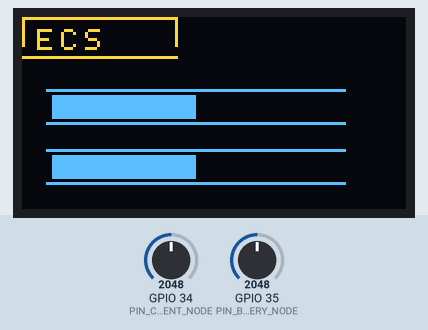
This sketch was run on a simulated ESP32. Shown: 128×64 one-colour display. Wiring (from diagram.json): SSD1306 OLED at I2C address 0x3C. The test bench sets the inputs (shaded band); at power-on: GPIO 34 (PIN_CURRENT_NODE) = 2048, GPIO 35 (PIN_BATTERY_NODE) = 2048 (analog values on the 0–4095 scale). The OLED is the two-colour kind (top 16 rows yellow); what the sketch prints to the serial monitor is not drawn.

Above: at 1.4 s.
1.5 s: GPIO 34 (PIN_CURRENT_NODE) set to 2866
At 2.9 s:
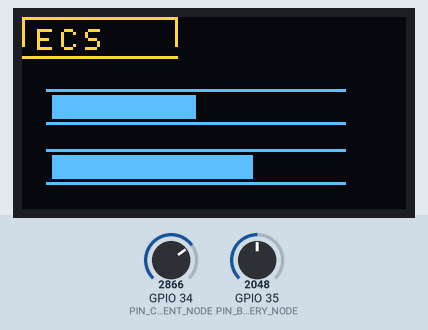
3.4 s: GPIO 34 (PIN_CURRENT_NODE) set to 3603
At 4.7 s:
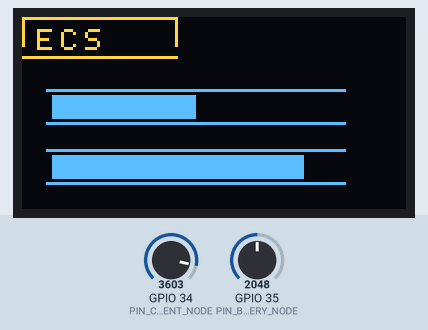
5.3 s: GPIO 34 (PIN_CURRENT_NODE) set to 4095
At 6.6 s:
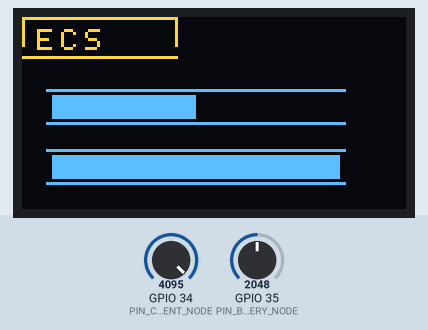
7.1 s: GPIO 34 (PIN_CURRENT_NODE) set to 1228
At 8.5 s:
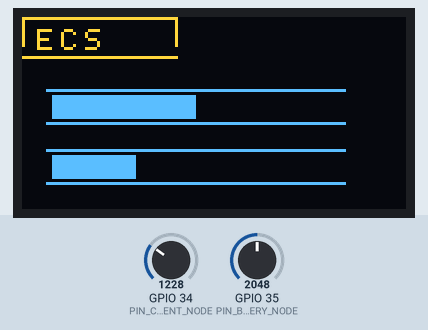
9.0 s: GPIO 34 (PIN_CURRENT_NODE) set to 491
At 10.4 s:
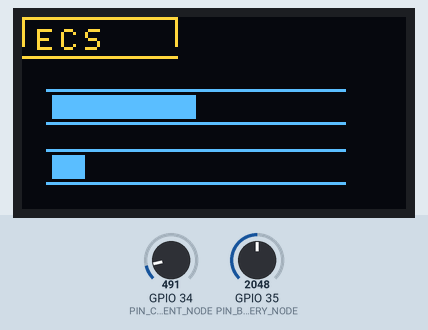
10.8 s: GPIO 34 (PIN_CURRENT_NODE) set to 88
At 12.2 s:
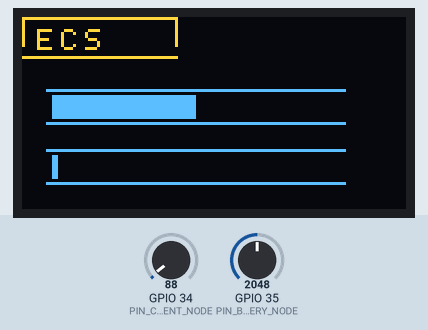
Timing chart, 0 to 13.6 s (numbered marks = the images above; inputs shaded):
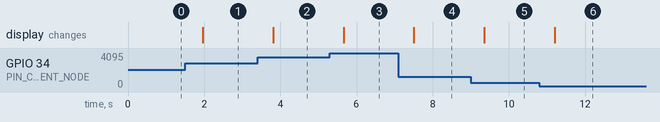

The sketch:

sketch.ino
```cpp
#include <Wire.h>

// Logic-only Wokwi test. Sliders synthesize ADC-node values; they are NOT an
// ACS712 breakout, resistor divider, battery, relay, buck module, or motor.
constexpr int PIN_CURRENT_NODE = 34;
constexpr int PIN_BATTERY_NODE = 35;
constexpr int PIN_SDA = 21;
constexpr int PIN_SCL = 22;
constexpr uint8_t OLED_ADDRESS = 0x3C;
constexpr float ADC_REFERENCE_V = 3.3f; // approximate display-only conversion
constexpr float ADC_COUNTS = 4095.0f;
constexpr float BATTERY_DIVIDER_RATIO = 22.0f / (120.0f + 22.0f);
constexpr float ACS_ATTENUATION_RATIO = 20.0f / (15.0f + 20.0f);
constexpr float ACS_ZERO_V = 2.5f;
constexpr float ACS_SENSITIVITY_V_PER_A = 0.066f;
uint8_t frame[1024];

void command(uint8_t value) {
  Wire.beginTransmission(OLED_ADDRESS);
  Wire.write(0x00);
  Wire.write(value);
  Wire.endTransmission();
}

void initDisplay() {
  const uint8_t init[] = {0xAE,0xD5,0x80,0xA8,0x3F,0xD3,0x00,0x40,0x8D,0x14,
                          0x20,0x02,0xA1,0xC8,0xDA,0x12,0x81,0x7F,0xD9,0xF1,
                          0xDB,0x40,0xA4,0xA6,0xAF};
  for (uint8_t b : init) command(b);
}

void pixel(int x, int y, bool on=true) {
  if (x < 0 || x >= 128 || y < 0 || y >= 64) return;
  const int i = (y / 8) * 128 + x;
  const uint8_t mask = 1u << (y & 7);
  if (on) frame[i] |= mask; else frame[i] &= ~mask;
}

void letterE(int x, int y) {
  const uint8_t columns[5] = {0x7F,0x49,0x49,0x49,0x41};
  for (int c=0;c<5;c++) for (int r=0;r<7;r++) if (columns[c] & (1u<<r)) pixel(x+c,y+r);
}
void letterC(int x, int y) {
  const uint8_t columns[5] = {0x3E,0x41,0x41,0x41,0x22};
  for (int c=0;c<5;c++) for (int r=0;r<7;r++) if (columns[c] & (1u<<r)) pixel(x+c,y+r);
}
void letterS(int x, int y) {
  const uint8_t columns[5] = {0x46,0x49,0x49,0x49,0x31};
  for (int c=0;c<5;c++) for (int r=0;r<7;r++) if (columns[c] & (1u<<r)) pixel(x+c,y+r);
}

void renderBars(int currentRaw, int batteryRaw) {
  memset(frame, 0, sizeof(frame));
  // “ECS” identifies the test; bars show only that synthetic slider samples change.
  letterE(5, 4); letterC(13, 4); letterS(21, 4);
  for (int x=0;x<52;x++) { pixel(x,0); pixel(x,13); }
  for (int y=0;y<10;y++) { pixel(0,y); pixel(51,y); }
  const int vWidth = map(batteryRaw, 0, 4095, 0, 96);
  const int iWidth = map(currentRaw, 0, 4095, 0, 96);
  // Two labeled rows are intentionally represented by different vertical positions;
  // all numerical values are available in the serial output.
  for (int x=0;x<100;x++) { pixel(8+x,24); pixel(8+x,35); pixel(8+x,44); pixel(8+x,55); }
  for (int x=0;x<vWidth;x++) for (int y=26;y<34;y++) pixel(10+x,y);
  for (int x=0;x<iWidth;x++) for (int y=46;y<54;y++) pixel(10+x,y);
  for (int page=0;page<8;page++) {
    command(0xB0 + page); command(0x00); command(0x10);
    for (int start=0;start<128;start+=16) {
      Wire.beginTransmission(OLED_ADDRESS);
      Wire.write(0x40);
      for (int k=0;k<16;k++) Wire.write(frame[page*128+start+k]);
      Wire.endTransmission();
    }
  }
}

void setup() {
  Serial.begin(115200);
  analogReadResolution(12);
  analogSetPinAttenuation(PIN_CURRENT_NODE, ADC_11db);
  analogSetPinAttenuation(PIN_BATTERY_NODE, ADC_11db);
  Wire.begin(PIN_SDA, PIN_SCL);
  initDisplay();
  Serial.println("BOOT: SSD1306 raw I2C init sent to 0x3C; synthetic ADC1 sliders active");
}

void loop() {
  const int currentRaw = analogRead(PIN_CURRENT_NODE);
  const int batteryRaw = analogRead(PIN_BATTERY_NODE);
  const float currentNodeV = currentRaw * ADC_REFERENCE_V / ADC_COUNTS;
  const float batteryNodeV = batteryRaw * ADC_REFERENCE_V / ADC_COUNTS;
  const float batteryV = batteryNodeV / BATTERY_DIVIDER_RATIO;
  const float sensorOutV = currentNodeV / ACS_ATTENUATION_RATIO;
  const float currentA = (sensorOutV - ACS_ZERO_V) / ACS_SENSITIVITY_V_PER_A;
  renderBars(currentRaw, batteryRaw);
  Serial.print("synthetic nodes: VBATnode="); Serial.print(batteryNodeV,3);
  Serial.print(" V, IOUTnode="); Serial.print(currentNodeV,3);
  Serial.print(" V; illustrative math only: battery="); Serial.print(batteryV,2);
  Serial.print(" V, current="); Serial.print(currentA,2); Serial.println(" A");
  delay(500);
}
```

Measured:
- after the input at 1.5 s, the display: changes after 0.47 s (image 1)
- after the input at 3.4 s, the display: changes after 0.41 s (image 2)
- after the input at 5.3 s, the display: changes after 0.36 s (image 3)
- after the input at 7.1 s, the display: changes after 0.41 s (image 4)
- after the input at 9.0 s, the display: changes after 0.35 s (image 5)
- after the input at 10.8 s, the display: changes after 0.40 s (image 6)
